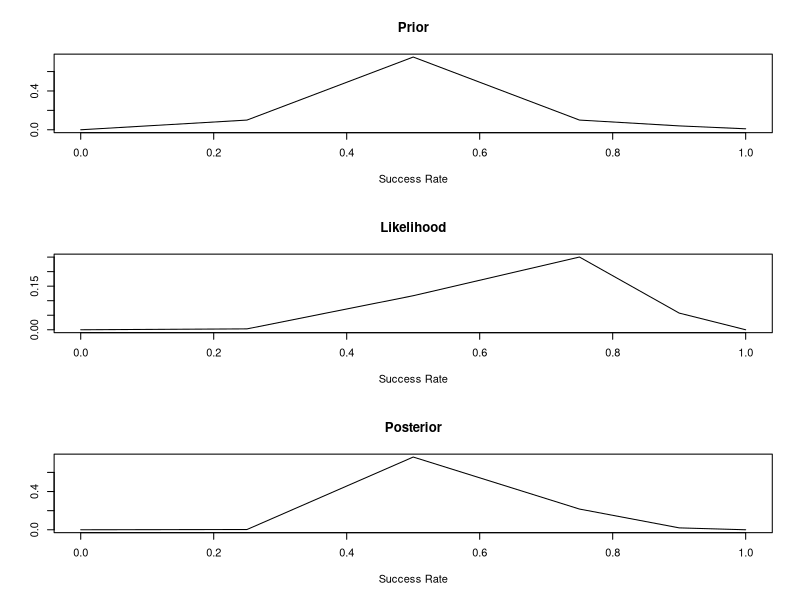
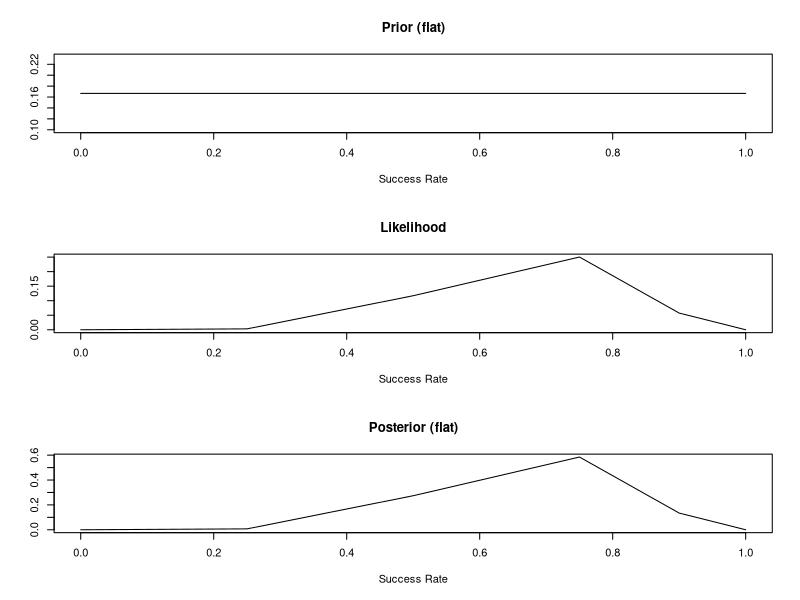
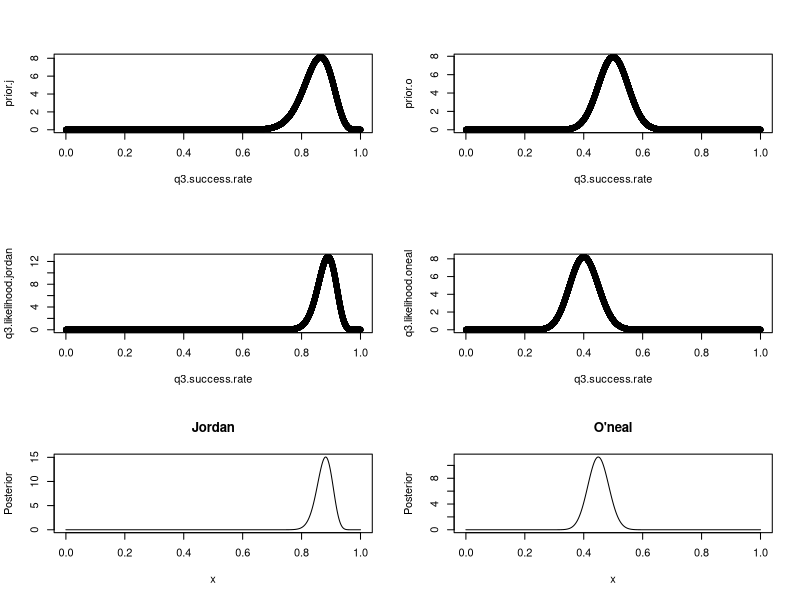

These charts were generated, in order, by the following R code:
### Question 1 =====

  q1.data <- matrix(
    c(0.5625,0.1875,0.1875,0.0625,0.25,0.25,0.25,0.25),
    nrow = 2,
    ncol = 4,
    byrow = TRUE,
    dimnames = list(
      c("A","B"),
      c("Type 1","Type 2","Type 3","Type 4")
      )
    )
  
  q1.results <- matrix(
    c(8,2,4,3),
    nrow = 1,
    ncol = 4,
    dimnames = list(
      c(),
      c("Type 1","Type 2","Type 3","Type 4")
      )
    )
  
  pr.hypA <- prod(q1.data[1,]^q1.results)
  
  pr.hypA
  
  pr.hypB <- prod(q1.data[2,]^q1.results)
  
  pr.hypB
  
  q1.BF.A <- pr.hypA/pr.hypB
  q1.BF.B <- pr.hypB/pr.hypA

### Question 2 ====

  q2.success.rate <- c(0,0.25,0.5,0.75,0.9,1)
  
  q2.prior.prob <- matrix(
    c(0,0.1,0.75,0.1,0.04,0.01),
    nrow = 1,
    ncol = 6,
    dimnames = list(
      c("Pr(p) (prior"),
      q2.success.rate
      )
    )
  
  q2.likelihood <- dbinom(
    7, # number of correct guesses
    10, # number of guesses
    q2.success.rate # vector of probabilities.
    )
  
  q2.post.prob <- q2.prior.prob*q2.likelihood
  
  q2.post.prob.norm <- q2.post.prob/sum(q2.post.prob)
  
  par(mfrow=c(3,1))
    plot(
      q2.success.rate,
      q2.prior.prob,
      type = 'l',
      main = "Prior",
      xlab = "Success Rate",
      ylab = ""
    )
    plot(
      q2.success.rate,
      q2.likelihood,
      type = 'l',
      main = "Likelihood",
      xlab = "Success Rate",
      ylab = ""
    )
    plot(
      q2.success.rate,
      q2.post.prob.norm,
      type = 'l',
      main = "Posterior",
      xlab = "Success Rate",
      ylab = ""
      )
    
  # Analysis repeated with flat - rather than informed prior
    
  q2.prior.prob.flat <- matrix(
    c(1/6,1/6,1/6,1/6,1/6,1/6),
    nrow = 1,
    ncol = 6,
    dimnames = list(
      c("Pr(p) (prior"),
      q2.success.rate
    )
  )
    
  q2.post.prob.flat <- q2.prior.prob.flat*q2.likelihood
    
  q2.post.prob.flat.norm <- q2.post.prob.flat/sum(q2.post.prob.flat)
    
  par(mfrow=c(3,1))
    plot(
      q2.success.rate,
      q2.prior.prob.flat,
      type = 'l',
      main = "Prior (flat)",
      xlab = "Success Rate",
      ylab = ""
    )
    plot(
      q2.success.rate,
      q2.likelihood,
      type = 'l',
      main = "Likelihood",
      xlab = "Success Rate",
      ylab = ""
    )
    plot(
      q2.success.rate,
      q2.post.prob.flat.norm,
      type = 'l',
      main = "Posterior (flat)",
      xlab = "Success Rate",
      ylab = ""
    )
  

### Question 3 ====  
  
  q3.success.rate <- seq(0,1,0.0001)
  n <- 100
  
  mu.j <- 0.85
  sig2.j <- 0.0025
  a.j <- mu.j*(mu.j*(1-mu.j)/sig2.j -1)
  b.j <- (1-mu.j)*(mu.j*(1-mu.j)/sig2.j -1) 
  prior.j <- dbeta(q3.success.rate, a.j, b.j)
  
  mu.o <- 0.5
  sig2.o <- 0.0025
  a.o <- mu.o*(mu.o*(1-mu.o)/sig2.o -1)
  b.o <- (1-mu.o)*(mu.o*(1-mu.o)/sig2.o -1) 
  prior.o <- dbeta(q3.success.rate, a.o, b.o)
  
  q3.jordan.success <- 89
  q3.ja <- q3.jordan.success
  q3.jb <- n - q3.jordan.success
  q3.likelihood.jordan <- dbeta(q3.success.rate, q3.ja + 1, q3.jb + 1)
  
  q3.oneal.success <- 40
  q3.oa <- q3.oneal.success
  q3.ob <- n - q3.oneal.success
  q3.likelihood.oneal <- dbeta(q3.success.rate, q3.oa + 1, q3.ob + 1)
  

  q3.posterior.Jordan <- dbeta(q3.success.rate, q3.ja + a.j, q3.jb + b.j)
  q3.posterior.ONeal <- dbeta(q3.success.rate, q3.oa + a.o, q3.ob + b.o)
  
  par(mfrow = c(3,2))
  plot(q3.success.rate, prior.j)
  plot(q3.success.rate, prior.o)
  plot(q3.success.rate, q3.likelihood.jordan)
  plot(q3.success.rate, q3.likelihood.oneal)
  
  plot(q3.success.rate, q3.posterior.Jordan, type = 'l', xlab = "x", ylab = "Posterior", main = "Jordan")
  plot(q3.success.rate, q3.posterior.ONeal, type = 'l', xlab = "x", ylab = "Posterior", main = "O'neal")
  
  q3.jordan.quantile <- qbeta(c(0.025,0.975), q3.ja, q3.jb)
  q3.jordan.post.quant <- qbeta(c(0.025,0.975), q3.ja + a.j - 1, q3.jb + b.j - 1)
  q3.oneal.quantile <- qbeta(c(0.025,0.975), q3.oa, q3.ob)
  q3.oneal.post.quant <- qbeta(c(0.025,0.975), q3.oa + a.o - 1, q3.ob + b.o - 1)
  
  
  pr.jordan.90.flat <- 1-pbeta(0.9, q3.ja + 1, q3.jb + 1)
  pr.jordan.90.sub <- 1-pbeta(0.9, q3.ja + a.j, q3.jb + b.j)
  
  pr.oneal.50.flat <- 1-pbeta(0.5, q3.oa + 1, q3.ob + 1)
  pr.oneal.50.sub <- 1-pbeta(0.5, q3.oa + a.o, q3.ob + b.o)
  